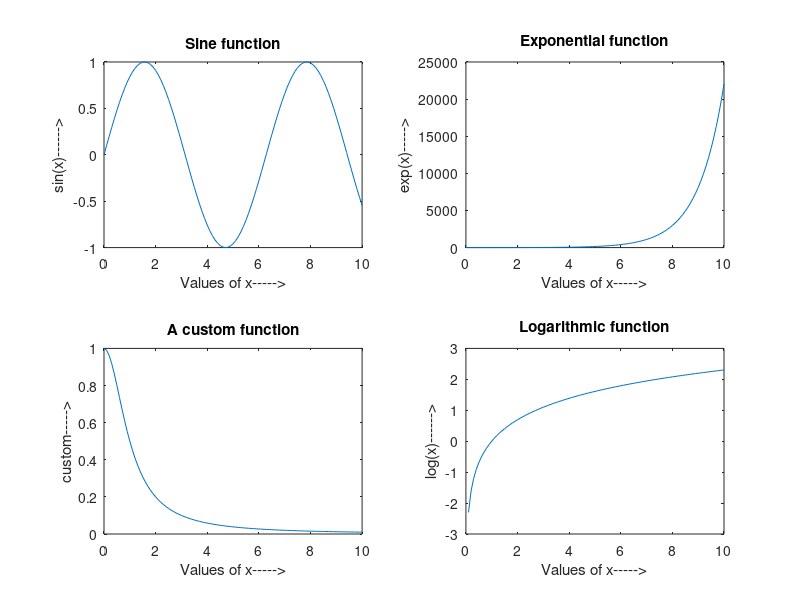

Reproduce this figure in MATLAB.
%This script is intended to demonstrate some common mathematical functions
x = 0 : 0.1 : 10;
y = sin(x);  %default argument for sin is radians
subplot(2,2,1)
plot(x,y)
xlabel('Values of x----->')
ylabel('sin(x)------>')
title('Sine function')
y = exp(x);  %exponential function
subplot(2,2,2)
plot(x,y)
xlabel('Values of x----->')
ylabel('exp(x)----->')
title('Exponential function')
y = 1./(1+x.^2); %.^ means raising each element of x raised to some exponent
subplot(2,2,3)
plot(x,y)
xlabel('Values of x----->')
ylabel('custom----->')
title('A custom function')
y = log(x);
subplot(2,2,4)
plot(x,y)
xlabel('Values of x----->')
ylabel('log(x)------>')
title('Logarithmic function')